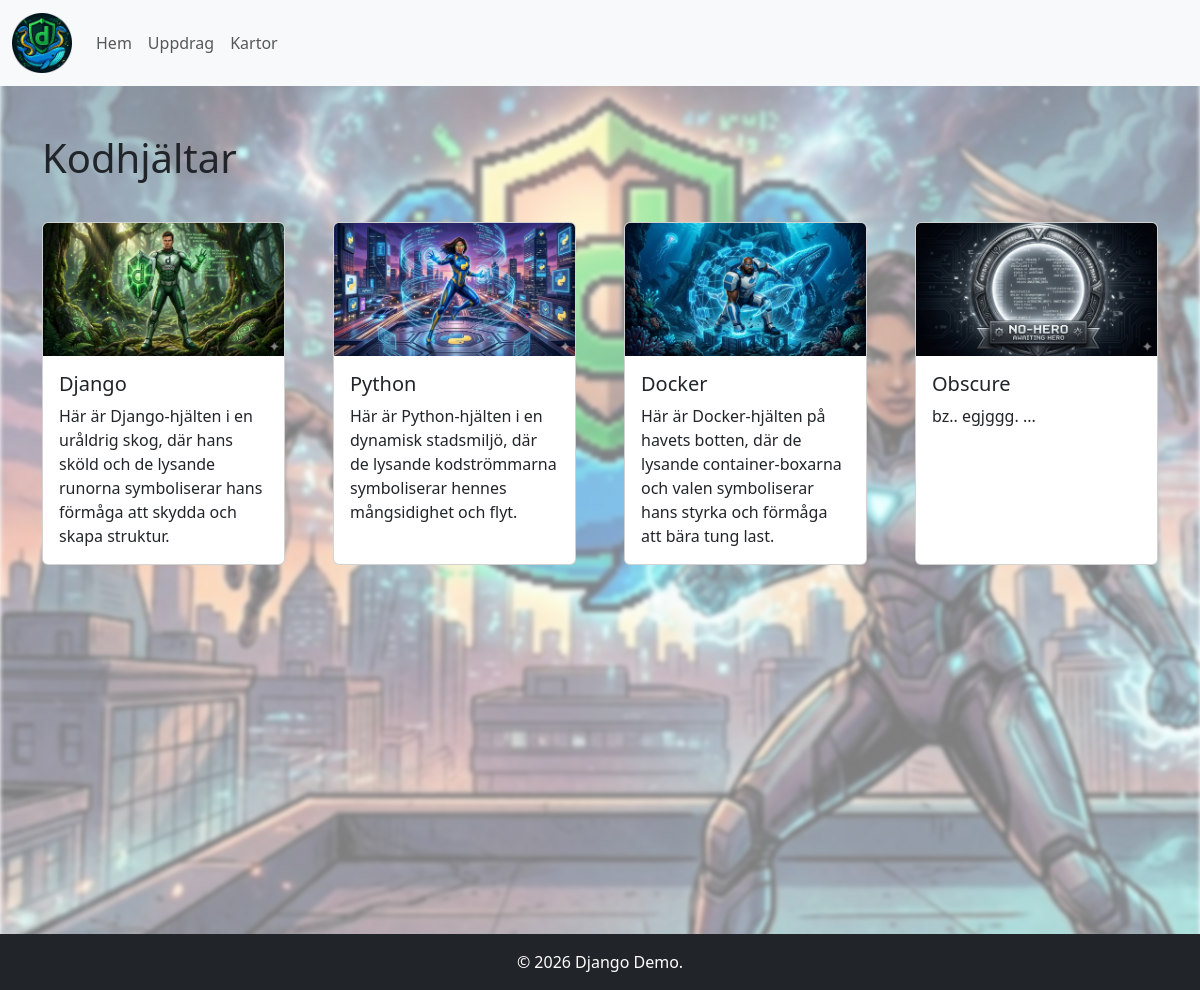
The page / on the database its author committed.
### core/models.py (models this page shows, shortened)
class Hero(models.Model):
    name = models.CharField(max_length=100)
    description = models.CharField(max_length=500)
    image_name = models.CharField(max_length=100, default="no_hero.png")

### web/views.py (the view)
# urls.py: path("", views.index, name="index"),
def index(request: HttpRequest) -> HttpResponse:
    heroes = Hero.objects.all()
    return render(request, "index.html", {
        "heroes": heroes
    })

### web/templates/index.html (shortened to what this page needs)
{% extends "layout.html" %}
{% load static %}
{% block content %}
    <div id="hero-content">
        <h1>Kodhjältar</h1>
        <div class="background-fade-container">
            <img src="{% static 'images/background.png' %}" alt="Bakgrund" class="background-fade-image">
        </div>
        <div class="hero-list">
            {% for hero in heroes %}
                <div class="card" style="width: 18rem;">
                {% if hero.image_name %}
                    <img src="{% static 'images/' %}{{ hero.image_name }}" class="card-img-top">
                {% else %}
                    <img src="{% static 'images/' %}{{ hero.no_hero }}" class="card-img-top">
                {% endif %}
                <div class="card-body">
                    <h5 class="card-title">{{ hero.name }}</h5>
                    <p class="card-text">{{ hero.description }}</p>
                </div>
                </div>
            {% empty %}
                <span>Inga hjältar i listan just nu.</span>
            {% endfor %}
        </div>
    </div>
{% endblock %}

### web/templates/layout.html (shortened to what this page needs)
{% load static %}
<!DOCTYPE html>
<html lang="en">
<head>
    <link rel="stylesheet" href="{% static 'bootstrap/bootstrap.min.css' %}">
    <link rel="stylesheet" href="{% static 'css/style.css' %}">
</head>
<body>
    <nav class="navbar navbar-expand-lg bg-body-tertiary mb-5">
        <div class="container-fluid">
            <a class="navbar-brand" href="/">
                <img id="icon" src="{% static 'images/favicon.ico' %}" alt="Django Demo">
            </a>
            <div class="collapse navbar-collapse" id="navbarNav">
                <ul class="navbar-nav">
                    <li class="nav-item">
                        <a class="nav-link" href="/">Hem</a>
                    </li>
                    <li class="nav-item">
                        <a class="nav-link" href="#">Uppdrag</a>
                    </li>
                    <li class="nav-item">
                        <a class="nav-link" href="#">Kartor</a>
                    </li>
                </ul>
            </div>
        </div>
    </nav>
    <main class="d-flex flex-column min-vh-100">
        <div class="container flex-grow-1">
            {% block content %}
            {% endblock %}
        </div>
    </main>
    <footer class="container-fluid bg-dark text-white py-3 mt-auto">
        <div class="container text-center">
            &copy; 2026 Django Demo.
        </div>
    </footer>
</body>
</html>

### web/static/css/style.css (style rules this page uses)
#icon { height: 60px; width: auto; }
#hero-content { display: flex; flex-direction: column; gap: 2rem; }
.hero-list { display: flex; flex-direction: row; flex-wrap: 1; gap: 3rem; position: relative; z-index: 1; }
.background-fade-container { position: fixed; top: 0; left: 0; width: 100%; height: 100%; z-index: -1; overflow: hidden; background-color: white; }
.background-fade-image { width: 100%; height: 100%; object-fit: cover; opacity: 0.5; filter: blur(2px); }

### rows shown on the page
Hero: image_name (picture), name "Django", description "Här är Django-hjälten i en uråldrig skog, där hans sköld och de lysande runorna symboliserar hans förmåga att skydda och skapa struktur."
Hero: image_name (picture), name "Python", description "Här är Python-hjälten i en dynamisk stadsmiljö, där de lysande kodströmmarna symboliserar hennes mångsidighet och flyt."
Hero: image_name (picture), name "Docker", description "Här är Docker-hjälten på havets botten, där de lysande container-boxarna och valen symboliserar hans styrka och förmåga att bära tung last."
Hero: image_name (picture), name "Obscure", description "bz.. egjggg. ..."
